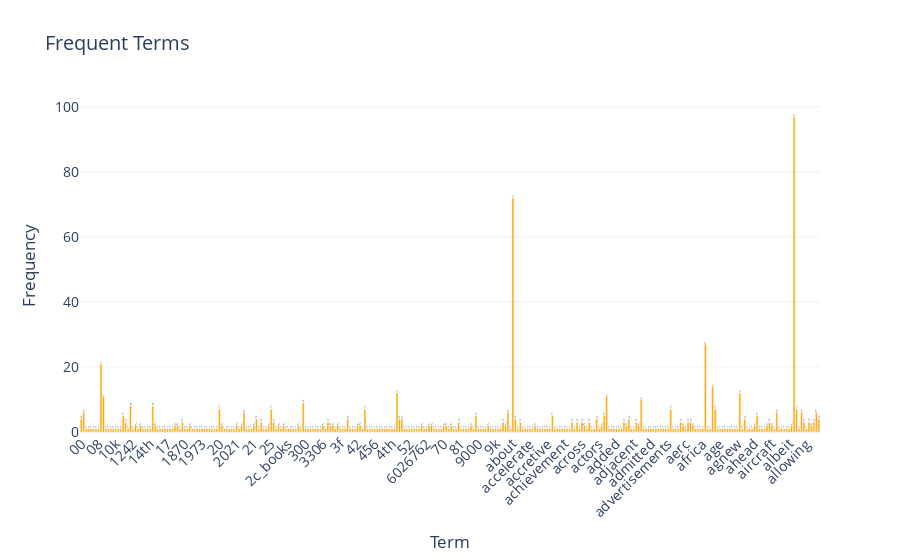

Notebook code cell kept with this figure:
### Code cell
###Exercise 12 :draw a nicer interactive visualization
import plotly.express as px

terms = count_vect.get_feature_names_out()

df = pd.DataFrame({
    "term": terms,
    "frequency": term_frequencies
})

df_300 = df[:300]

fig = px.bar(
    df_300,
    x="term",
    y="frequency",
    text="frequency", 
    title="Frequent Terms",
    labels={"term": "Term", "frequency": "Frequency"},
)

fig.update_traces(marker_color="orange", textposition="outside")
fig.update_layout(
    xaxis_tickangle=-45,
    template="plotly_white",
    font=dict(size=14)
)

fig.show()

### Figure 1 — Plotly figure (JSON) as saved in the notebook; plotly's stock layout.template omitted (floating-point values rounded to 4 significant figures; data arrays with more than 128 entries replaced by an {"elided": "..."} marker saying what was removed)
{"data": [{"hovertemplate": "Term=%{x}<br>Frequency=%{text}<extra></extra>", "legendgroup": "", "marker": {"color": "orange", "pattern": {"shape": ""}}, "name": "", "orientation": "v", "showlegend": false, "text": {"elided": "300 float values"}, "textposition": "outside", "type": "bar", "x": {"elided": "300 str values"}, "xaxis": "x", "y": {"elided": "300 int values"}, "yaxis": "y"}], "layout": {"barmode": "relative", "font": {"size": 14}, "legend": {"tracegroupgap": 0}, "title": {"text": "Frequent Terms"}, "xaxis": {"anchor": "y", "domain": [0, 1], "tickangle": -45, "title": {"text": "Term"}}, "yaxis": {"anchor": "x", "domain": [0, 1], "title": {"text": "Frequency"}}}}
